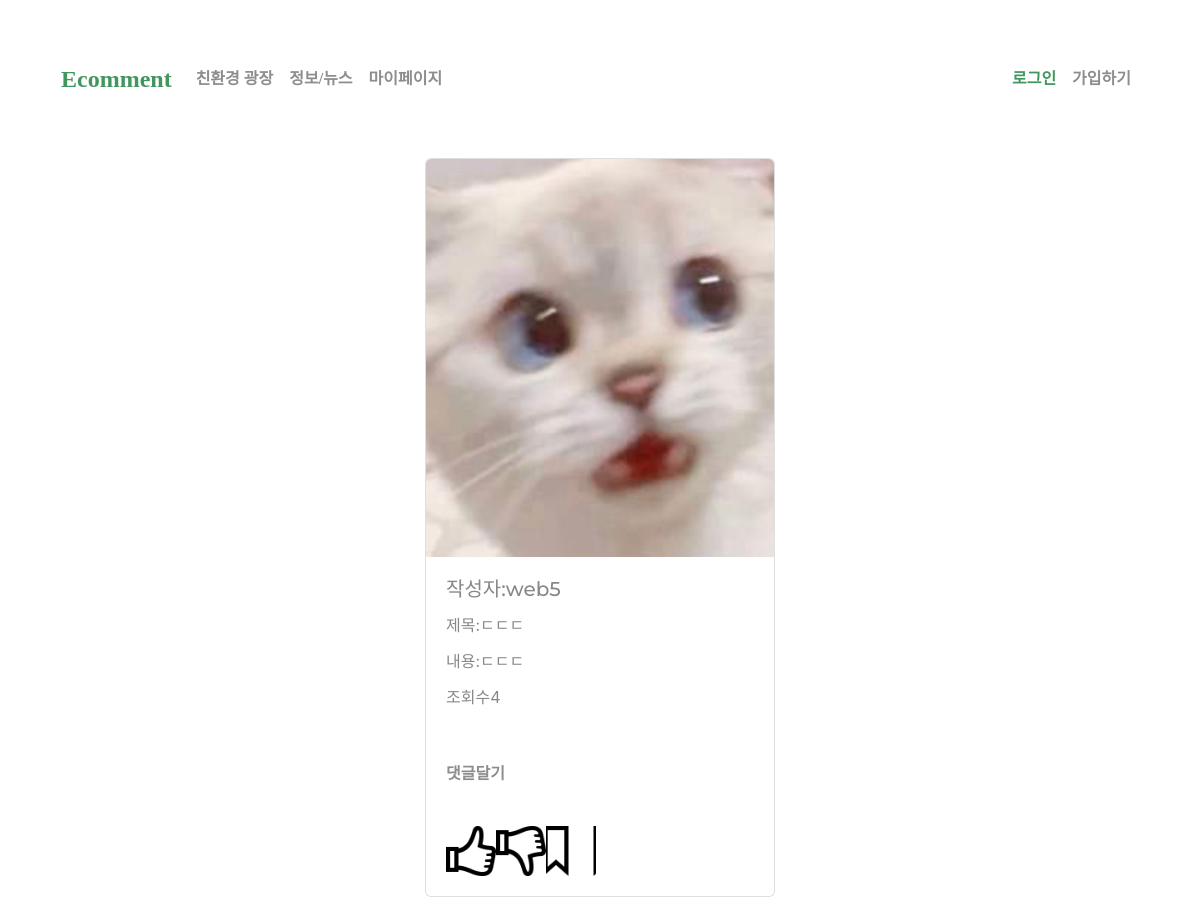
The page /community/detail/12/ on the database its author committed.
### community/models.py (models this page shows, shortened)
class Post(models.Model):
    author = models.ForeignKey(User, on_delete=models.CASCADE, related_name='user')
    title = models.CharField(max_length = 200 )
    category = models.ForeignKey(Category, on_delete = models.SET_NULL,null=True, blank=True)
    text = models.TextField()
    image = models.ImageField(upload_to= 'community/community_photo/%Y/%m/%d')
    created = models.DateTimeField(auto_now_add=True)
    updated = models.DateTimeField(auto_now=True)
    like = models.ManyToManyField(User, related_name='like_post', blank=True)
    unlike = models.ManyToManyField(User, related_name='unlike_post', blank=True)
    favorite = models.ManyToManyField(User, related_name='favorite_post', blank=True)
    hits = models.PositiveIntegerField(default = 0)
    class Meta:
        ordering = ['-created']
    def update_hit(self):
        self.hits += 1
        self.save()

### community/views.py (the view)
# urls.py: path("detail/<int:pk>/",PostDetail.as_view(), name = 'detail'),
class PostDetail(DetailView):
    model = Post
    template_name_suffix = '_detail'

### templates/community/post_detail.html (shortened to what this page needs)
{% extends 'base.html' %}
{% block content %}
<div class="row">
  <div class="col"></div>
  <div class="col-12 col-xl-4 col-md-4">
    <div class="card" style="">
      <img src=" {{ object.image.url }}" class="card-img-top" alt="...">
      <div class="card-body">
        <h5 class="card-title">작성자:{{ object.author }}</h5>
        <p class="card-title">제목:{{ object.title }}</p>
        <p class="card-title">내용:{{ object.text }}</p>
        <p class="card-title">조회수{{ object.hits }}</p>
      </div>
      <div class="card-body">
        <a href="#" class="card-link">댓글달기</a>
      </div>
      <div class="card-body"
        {% comment %} 공감 비공감 스크랩 버튼은 디테일에서  {% endcomment %}
        <td><a href="{% url 'community:like' object.id %}" class="float-left btn-like {% if user in object.like.all %} active {%endif%}">공감</a>
        <td><a href="{% url 'community:unlike' object.id %}" class="float-left btn-unlike {% if user in object.unlike.all %} active {%endif%}">비공감</a>
        <td><a href="{% url 'community:favorite' object.id %}" class="float-left btn-favorite {% if user in object.favorite.all %} active {%endif%}">스크랩</a>
      </div>
    </div>
  </div>
  <div class="col"></div>
</div>
{% endblock %}

### static/ecomment.css (style rules this page uses)
.btn-like { display: inline-block; width: 50px; height: 50px; background:url("image/thumbs-up.png"); background-size: contain; background-position: -100px -400px; text-indent: -9999px; overflow:hidden; border:none; }
.btn-unlike { display: inline-block; width: 50px; height: 50px; background:url("image/thumbs-down.png"); background-size: contain; background-position: -100px -400px; text-indent: -9999px; overflow:hidden; border:none; }
.btn-favorite { display: inline-block; width: 50px; height: 50px; background:url("image/bookmark.png"); background-size: contain; background-position: -515px -150px; text-indent: -9999px; overflow:hidden; border:none; }

### rows shown on the page
Post: image (picture), author "web5", title "ㄷㄷㄷ", text "ㄷㄷㄷ", hits "4"
